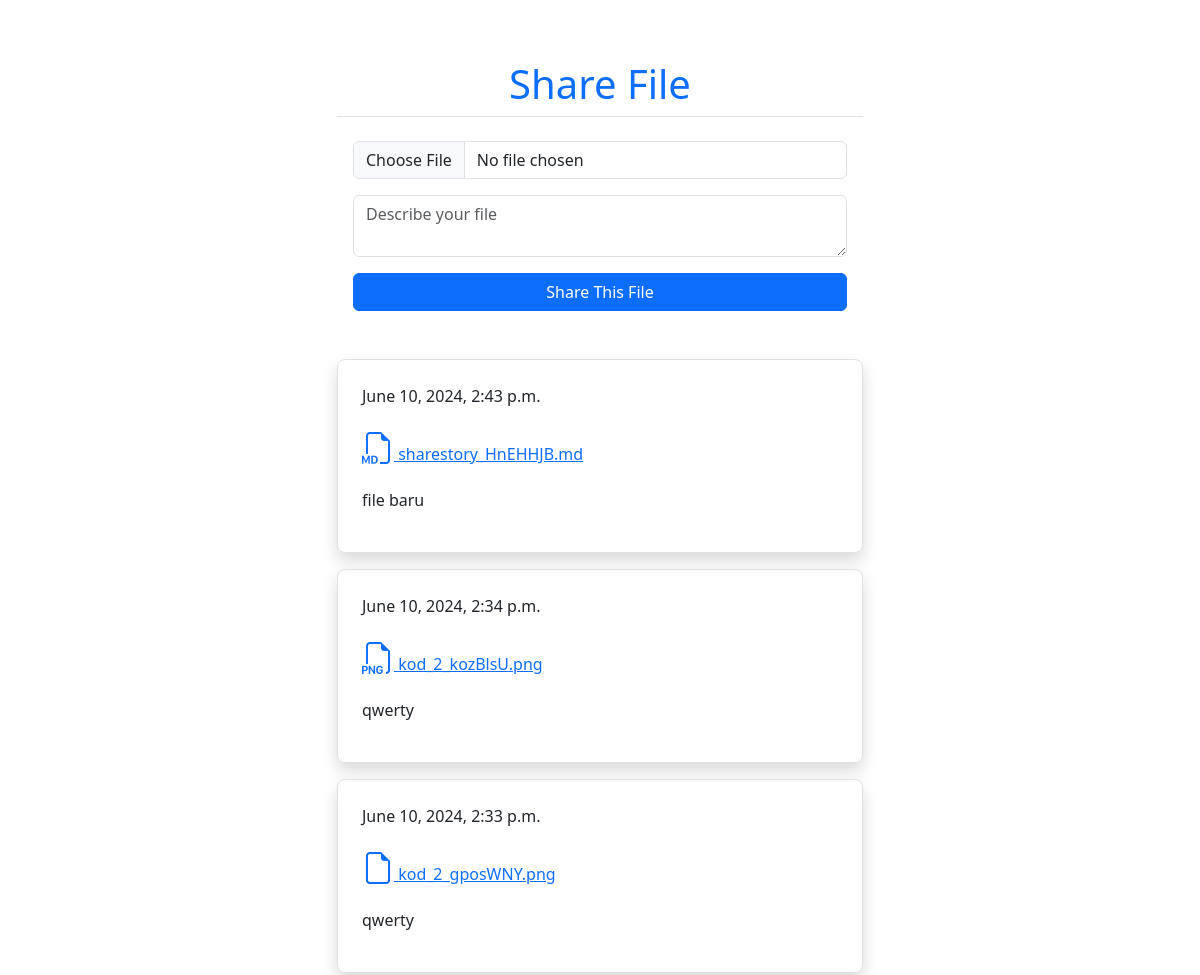
Before: / (upper part) with the older database file.
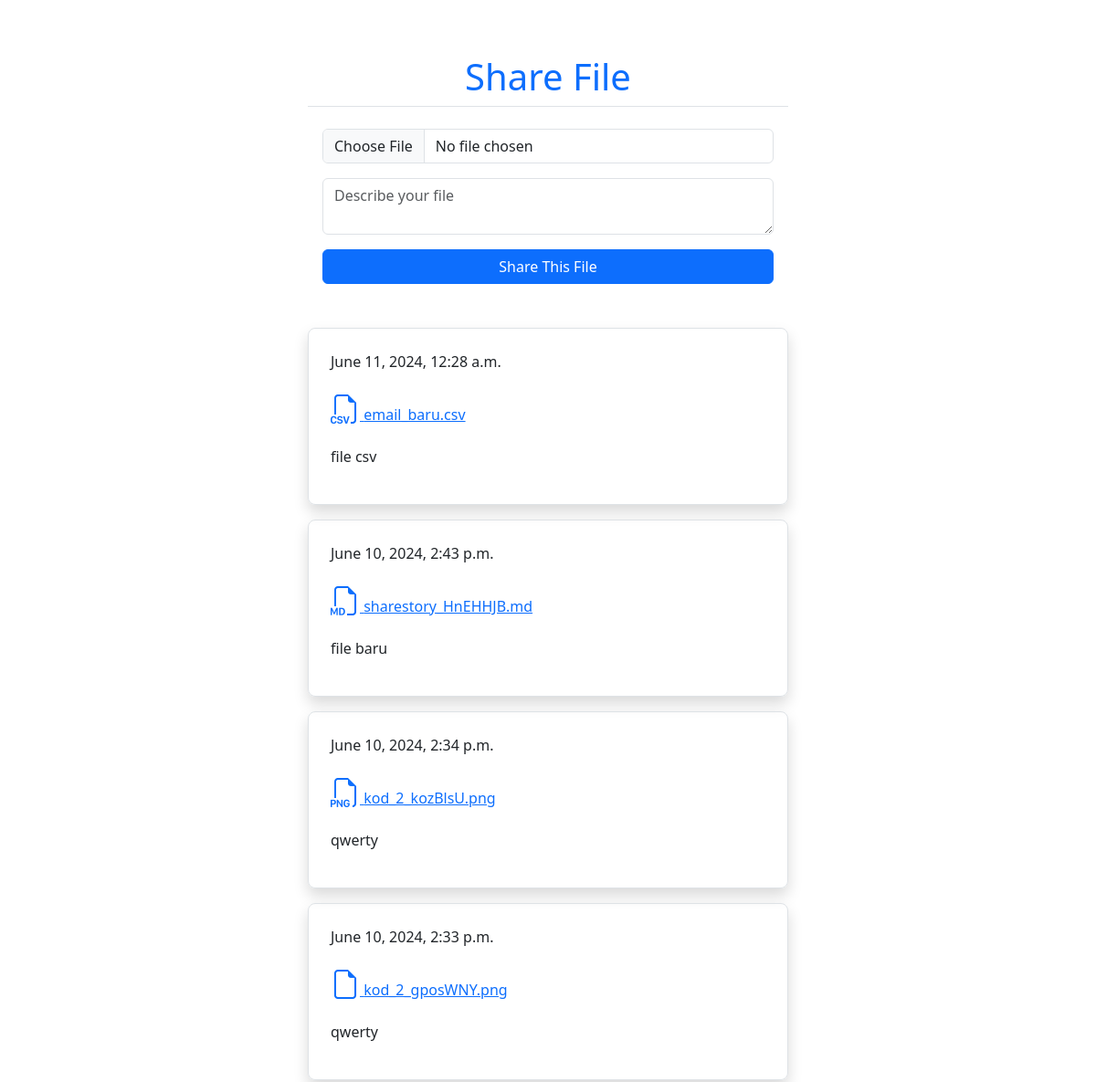
After: the same page with the newer database file.
### main/models.py (models this page shows)
class File(models.Model):
    file = models.FileField(upload_to='files/')
    filetype = models.CharField(max_length=5, null=True)
    description = models.CharField(max_length=100)
    created_at = models.DateTimeField(auto_now_add=True)
    def filename(self):
        return os.path.basename(self.file.name)

### main/views.py (the view)
# urls.py: path('', views.index, name='index'),
def index(request):
    all_files = File.objects.order_by('-created_at')
    context = {
        'files' : all_files
    }
    return render(request, 'main/index.html', context)

### main/templates/main/index.html (shortened to what this page needs)
{% extends 'main/base.html' %}
{% block 'content' %}
<div class="col-12 col-md-8 col-lg-6 p-1 m-auto">
    <h1 class="p-2 text-primary text-center border-bottom">
        Share File
    </h1>
    <div class="col mb-3 p-3">
        <form action="{% url 'create' %}" method="post" enctype="multipart/form-data">
            <div class="mb-3">
                <input type="file" name="file" class="form-control" required>
            </div>
			<div class="mb-3">
                <textarea name="description" class="form-control" placeholder="Describe your file" required></textarea>
            </div>
			<div class="mb-3">
                <input type="submit" value="Share This File" class="btn btn-primary col-12">
            </div>
        </form>
    </div>
    {% for file in files %}
        <div class="col p-4 mb-3 border rounded-3 shadow">
            <div class="">
                <p>{{ file.created_at }}</p>
                <p>
                    <a href="{{ file.file.url }}" download>
                        {% if file.filetype %}
                            <i class="fs-2 bi bi-filetype-{{ file.filetype }}"></i>
                        {% else %}
                            <i class="fs-2 bi bi-file-earmark"></i>
                        {% endif %}
                        {{ file.filename }}
                    </a>
                </p>
                <p>{{ file.description }}</p>
            </div>
        </div>
    {% endfor %}
</div>
{% endblock 'content' %}

### main/templates/main/base.html (shortened to what this page needs)
{% load static %}
<!DOCTYPE html>
<html lang="en">
<head>
    <link rel="stylesheet" href="{% static 'main/css/bootstrap.min.css' %}">
    <link rel="stylesheet" href="https://cdn.jsdelivr.net/npm/bootstrap-icons@1.11.3/font/bootstrap-icons.min.css">
</head>
<body>
    <main class="container p-5">
        <div class="row vh-100">
            {% block 'content' %}{% endblock 'content' %}
        </div>
    </main>
</body>
</html>

Changed rows visible on the page:
added File: created_at "June 11, 2024, 12:28 a.m.", filename "email_baru.csv", description "file csv"
